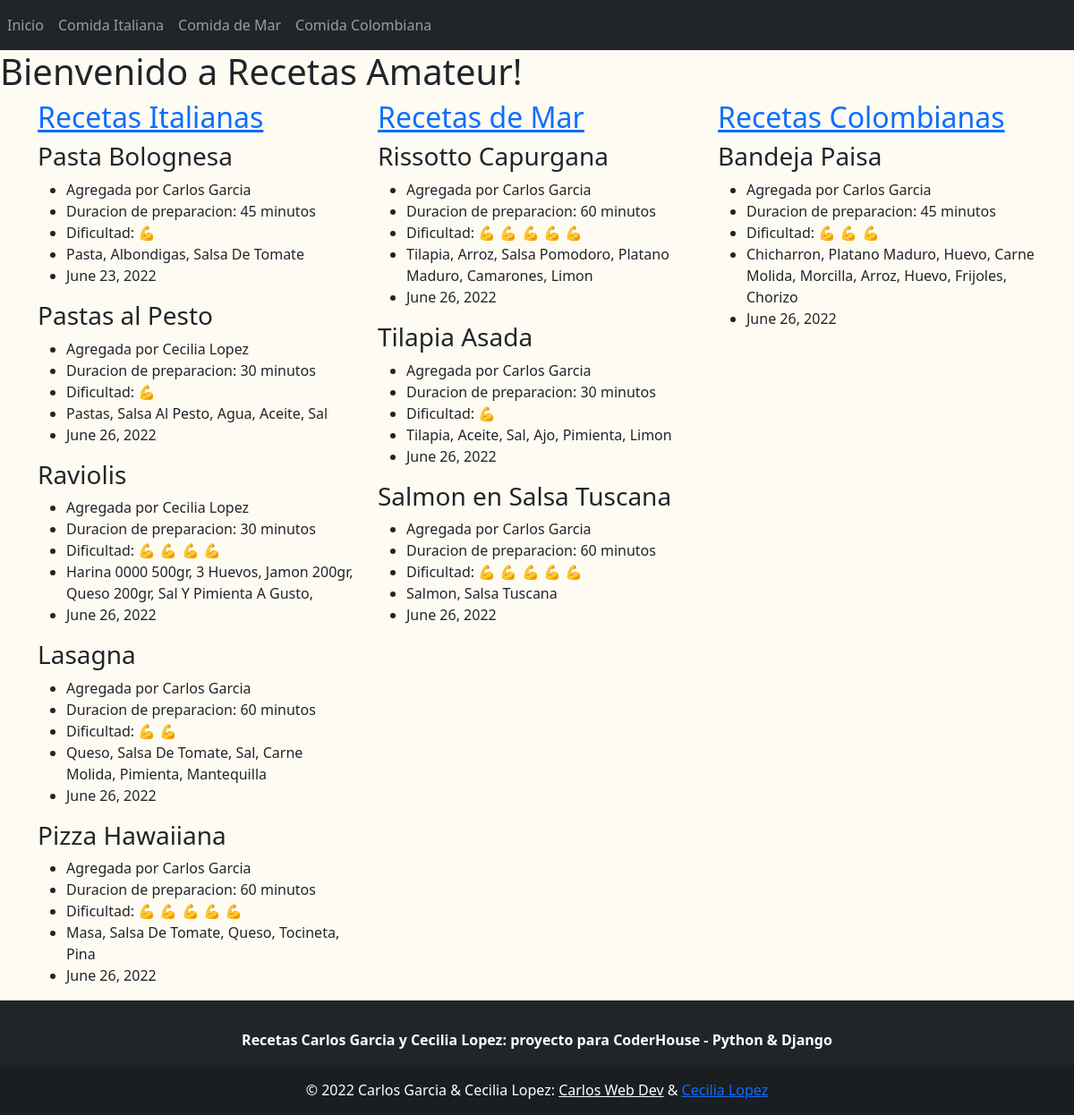
/, run on an earlier commit of the app's database.
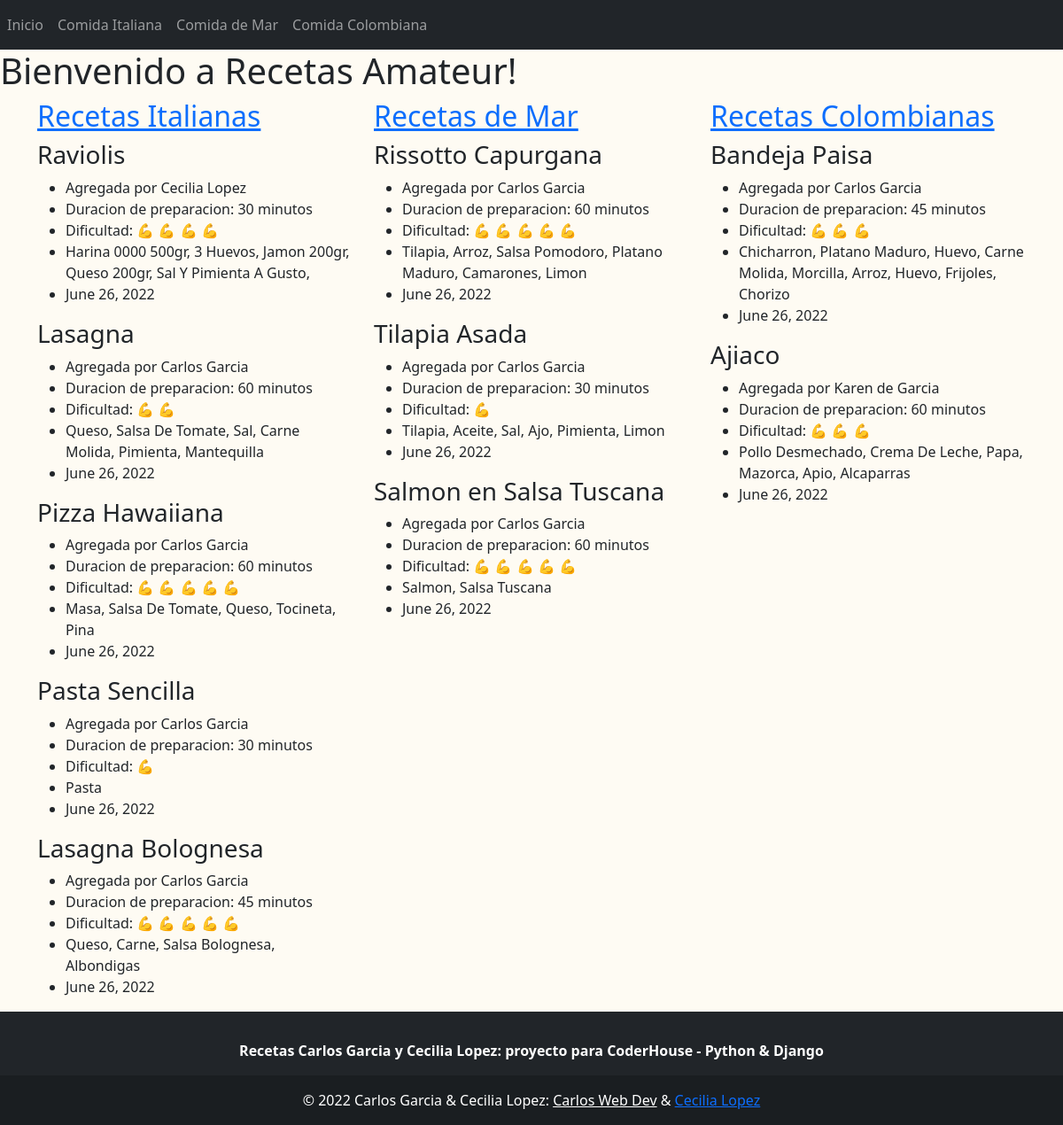
And on a later commit of the database.
### my_app/models.py (models this page shows, shortened)
class RecetasItalianas(models.Model):
    nombre_plato = models.CharField(max_length=30, unique=True, null=False)
    tiempo_cocina = models.IntegerField(unique=False, null=False, validators=[MinValueValidator(15), MaxValueValidator(60)])
    ingredientes = models.CharField(max_length=100 ,unique=False, null=False)
    autor = models.CharField(max_length=30, unique=False, null=False)
    dificultad = models.IntegerField(unique=False, null=False, validators=[MinValueValidator(1), MaxValueValidator(5)])
    fecha_agregada = models.DateField(unique=False, null=False)

class RecetasMar(models.Model):
    nombre_plato = models.CharField(max_length=30, unique=True, null=False)
    tiempo_cocina = models.IntegerField(unique=False, null=False, validators=[MinValueValidator(15), MaxValueValidator(60)])
    ingredientes = models.CharField(max_length=100 ,unique=False, null=False)
    autor = models.CharField(max_length=30, unique=False, null=False)
    dificultad = models.IntegerField(unique=False, null=False, validators=[MinValueValidator(1), MaxValueValidator(5)])
    fecha_agregada = models.DateField(unique=False, null=False)

class RecetasColombianas(models.Model):
    nombre_plato = models.CharField(max_length=30, unique=True, null=False)
    tiempo_cocina = models.IntegerField(unique=False, null=False, validators=[MinValueValidator(15), MaxValueValidator(60)])
    ingredientes = models.CharField(max_length=100 ,unique=False, null=False)
    autor = models.CharField(max_length=30, unique=False, null=False)
    dificultad = models.IntegerField(unique=False, null=False, validators=[MinValueValidator(1), MaxValueValidator(5)])
    fecha_agregada = models.DateField(unique=False, null=False)

### my_app/views.py (the view)
# urls.py: path('', views.home, name='home'),
def home(request):
    recetas_italianas = models.RecetasItalianas.objects.all()
    cantidad_recetas_italianas = len(recetas_italianas)
    inicio_italianas = 0
    if cantidad_recetas_italianas > 5:
        inicio_italianas =  cantidad_recetas_italianas - 5
    recetas_mar = models.RecetasMar.objects.all()
    cantidad_recetas_mar = len(recetas_mar)
    inicio_mar = 0
    if cantidad_recetas_mar > 5:
        inicio_mar = cantidad_recetas_mar - 5
    recetas_colombianas = models.RecetasColombianas.objects.all()
    cantidad_recetas_colombianas = len(recetas_colombianas)
    inicio_colombianas = 0
    if cantidad_recetas_colombianas > 5:
        inicio_colombianas = cantidad_recetas_colombianas - 5
    context = {
        'italianas': recetas_italianas[inicio_italianas: cantidad_recetas_italianas],
        'mar': recetas_mar[inicio_mar: cantidad_recetas_mar],
        'colombianas': recetas_colombianas[inicio_colombianas: cantidad_recetas_colombianas]
    }
    return render(request, f'{path_template}{templates_my_app[0]}', context=context)

### my_app/templates/my_app/index.html
{% extends 'my_app/base.html' %}
{% block content %}
<div class="home">
    <div>
        <h1>Bienvenido a Recetas Amateur!</h1>
    </div>
    <div class="container">
        <div class="row row-cols-3">
            <div class="col-6 col-md-4">
                <h2><a href="{% url 'my_app:italiana' %}">Recetas Italianas</a></h2>
                {% for receta in italianas %}
                <h3>{{receta.nombre_plato}}</h3>
                <ul>
                    <li>Agregada por {{receta.autor}}</li>
                    <li>Duracion de preparacion: {{ receta.tiempo_cocina }} minutos</li>
                    <li>Dificultad: {% if receta.dificultad == 1 %}
                        💪
                        {% elif receta.dificultad == 2 %}
                        💪 💪
                        {% elif receta.dificultad == 3 %}
                        💪 💪 💪
                        {% elif receta.dificultad == 4 %}
                        💪 💪 💪 💪
                        {% elif receta.dificultad == 5 %}
                        💪 💪 💪 💪 💪
                        {% endif %}
                    </li>
                    <li>{{receta.ingredientes|title}}</li>
                    <li>{{receta.fecha_agregada}}</li>
                </ul>
                {% endfor %}
            </div>
            <div class="col-6 col-md-4">
                <h2><a href="{% url 'my_app:mar' %}">Recetas de Mar</a></h2>
                {% for receta in mar %}
                <h3>{{receta.nombre_plato}}</h3>
                <ul>
                    <li>Agregada por {{receta.autor}}</li>
                    <li>Duracion de preparacion: {{ receta.tiempo_cocina }} minutos</li>
                    <li>Dificultad: {% if receta.dificultad == 1 %}
                        💪
                        {% elif receta.dificultad == 2 %}
                        💪 💪
                        {% elif receta.dificultad == 3 %}
                        💪 💪 💪
                        {% elif receta.dificultad == 4 %}
                        💪 💪 💪 💪
                        {% elif receta.dificultad == 5 %}
                        💪 💪 💪 💪 💪
                        {% endif %}
                    </li>
                    <li>{{receta.ingredientes|title}}</li>
                    <li>{{receta.fecha_agregada}}</li>
                </ul>
                {% endfor %}
            </div>
            <div class="col-6 col-md-4">
                <h2><a href="{% url 'my_app:colombiana' %}">Recetas Colombianas</a></h2>
                {% for receta in colombianas %}
                <h3>{{receta.nombre_plato}}</h3>
                <ul>
                    <li>Agregada por {{receta.autor}}</li>
                    <li>Duracion de preparacion: {{ receta.tiempo_cocina }} minutos</li>
                    <li>Dificultad: {% if receta.dificultad == 1 %}
                        💪
                        {% elif receta.dificultad == 2 %}
                        💪 💪
                        {% elif receta.dificultad == 3 %}
                        💪 💪 💪
                        {% elif receta.dificultad == 4 %}
                        💪 💪 💪 💪
                        {% elif receta.dificultad == 5 %}
                        💪 💪 💪 💪 💪
                        {% endif %}
                    </li>
                    <li>{{receta.ingredientes|title}}</li>
                    <li>{{receta.fecha_agregada}}</li>
                </ul>
                {% endfor %}
            </div>
        </div>
    </div>
</div>
{% endblock %}

What changed in the data, as far as the page shows it:
no longer on this page (row unchanged): RecetasItalianas: nombre_plato "Pasta Bolognesa", autor "Carlos Garcia", tiempo_cocina "45", ingredientes "Pasta, Albondigas, Salsa De Tomate", fecha_agregada "June 23, 2022"
no longer on this page (row unchanged): RecetasItalianas: nombre_plato "Pastas al Pesto", autor "Cecilia Lopez", tiempo_cocina "30", ingredientes "Pastas, Salsa Al Pesto, Agua, Aceite, Sal", fecha_agregada "June 26, 2022"
added RecetasItalianas: nombre_plato "Pasta Sencilla", autor "Carlos Garcia", tiempo_cocina "30", ingredientes "Pasta", fecha_agregada "June 26, 2022"
added RecetasItalianas: nombre_plato "Lasagna Bolognesa", autor "Carlos Garcia", tiempo_cocina "45", ingredientes "Queso, Carne, Salsa Bolognesa, Albondigas", fecha_agregada "June 26, 2022"
added RecetasColombianas: nombre_plato "Ajiaco", autor "Karen de Garcia", tiempo_cocina "60", ingredientes "Pollo Desmechado, Crema De Leche, Papa, Mazorca, Apio, Alcaparras", fecha_agregada "June 26, 2022"
